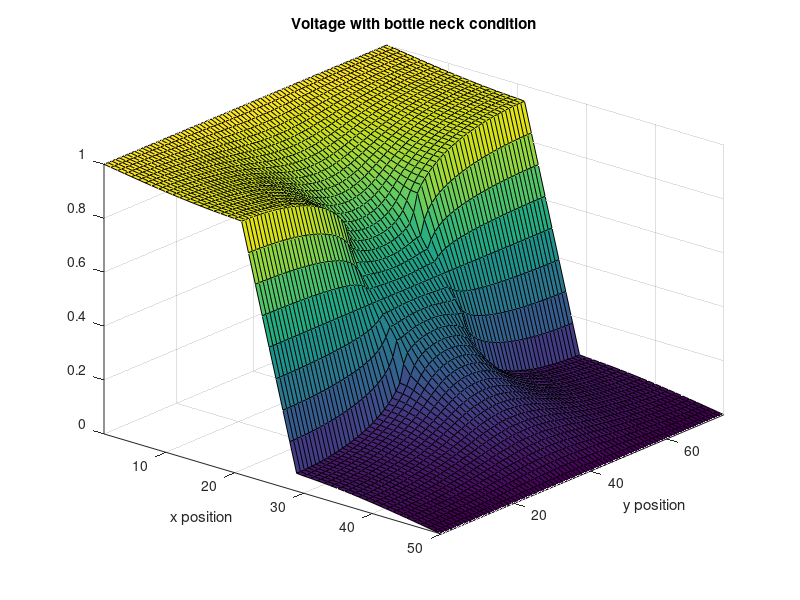
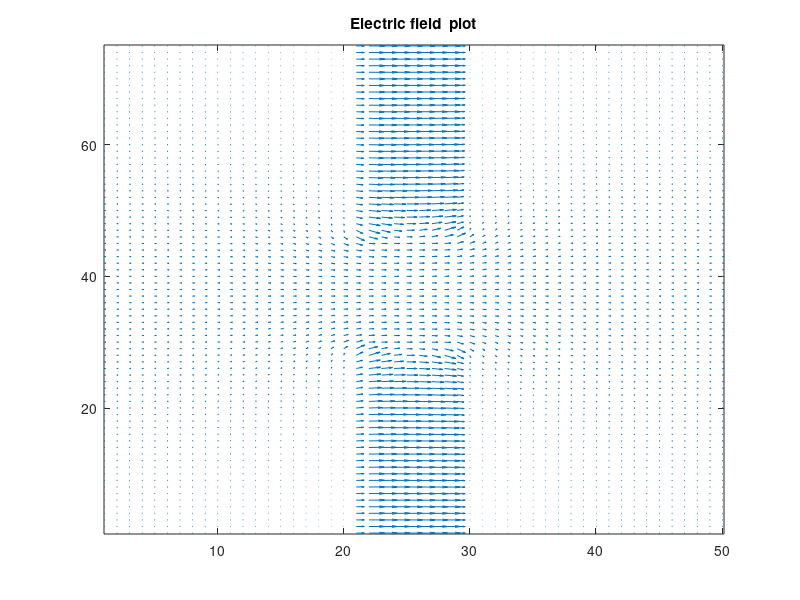

MATLAB code for these plots, in order:
%% Assignment 3
%% Part 2
% In this part, the potential with the bottle-neck is inserted. Then, the
% electric field is plotted in 2-D

close all
clear

nx = 50;                %
ny = nx*3/2;            % rectangular region so 3/2
G = sparse(nx*ny);      % 
D = zeros(1, nx*ny);   
S = zeros(ny, nx);      
sigma1 = .01;           
sigma2 = 1;
box = [nx*2/5 nx*3/5 ny*2/5 ny*3/5]; % Setting up the bottle neck conditions


sigma = zeros(nx, ny);
for i = 1:nx
    for j = 1:ny
        if i > box(1) && i < box(2) && (j < box(3)||j > box(4))
            sigma(i, j) = sigma1;
        else
            sigma(i, j) = sigma2;
        end
    end
end


for i = 1:nx
    for j = 1:ny
        
        n = j + (i-1)*ny;
        nip = j + (i+1-1)*ny;
        nim = j + (i-1-1)*ny;
        njp = j + 1 + (i-1)*ny;
        njm = j - 1 + (i-1)*ny;
        
        if i == 1
            G(n, :) = 0;
            G(n, n) = 1;
            D(n) = 1;
        elseif i == nx
            G(n, :) = 0;
            G(n, n) = 1;
            D(n) = 0;
        elseif j == 1
            G(n, nip) = (sigma(i+1, j) + sigma(i,j))/2;
            G(n, nim) = (sigma(i-1, j) + sigma(i,j))/2;
            G(n, njp) = (sigma(i, j+1) + sigma(i,j))/2;            
            G(n, n) = -(G(n,nip)+G(n,nim)+G(n,njp));
        elseif j == ny
            G(n, nip) = (sigma(i+1, j) + sigma(i,j))/2;
            G(n, nim) = (sigma(i-1, j) + sigma(i,j))/2;
            G(n, njm) = (sigma(i, j-1) + sigma(i,j))/2;
            G(n, n) = -(G(n,nip)+G(n,nim)+G(n,njm));
        else
            G(n, nip) = (sigma(i+1, j) + sigma(i,j))/2;
            G(n, njp) = (sigma(i, j+1) + sigma(i,j))/2;
            G(n, njm) = (sigma(i, j-1) + sigma(i,j))/2;
            G(n, nim) = (sigma(i-1, j) + sigma(i,j))/2;
          
            G(n, n) = -(G(n,nip)+G(n,nim)+G(n,njp)+G(n,njm));
        end
    end
end

% Voltage calculation
V = G\D';


X = zeros(ny, nx, 1);
for i = 1:nx
    for j = 1:ny
        n = j + (i-1)*ny;
        X(j,i) = V(n);
    end
end


figure(1)
surf(X)
axis tight
view([40 30]);
title("Voltage with bottle neck condition")
xlabel("x position")
ylabel("y position")

[Ex, Ey] = gradient(X);

figure(2)
quiver(-Ex, -Ey);
axis tight
title("Electric field  plot")


